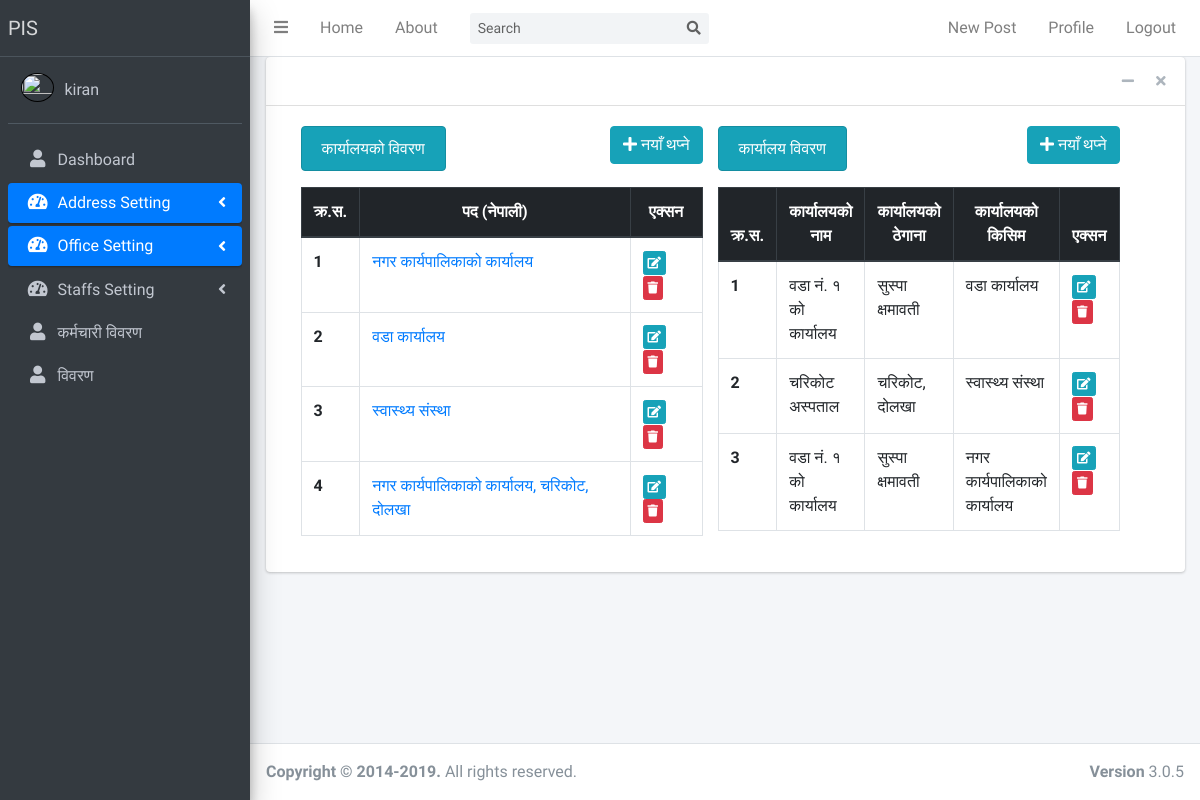
The app's page /allofficedata/list (signed in), older data.
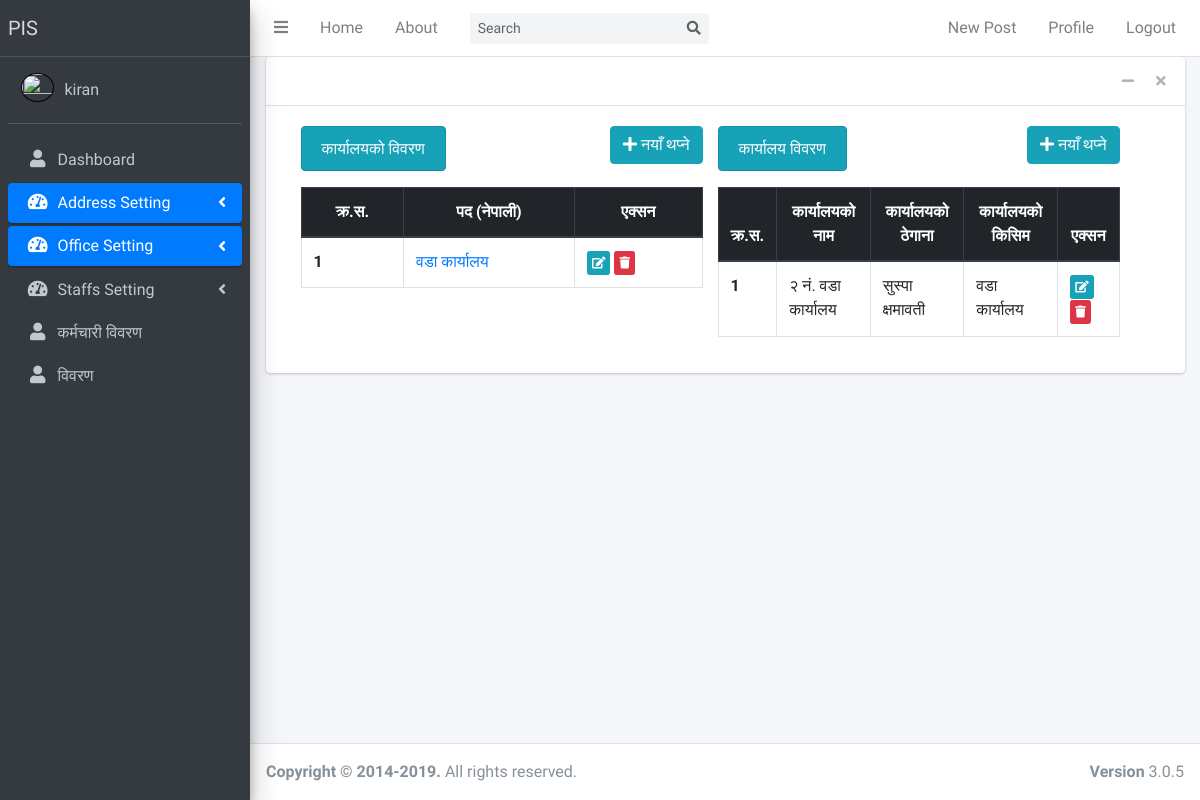
The same page, newer data.
### officedata/models.py (models this page shows, shortened)
class Officetype(models.Model):
    officetype_nepali = models.CharField(max_length=70, verbose_name="कार्यालयको किसिम")
    officetype_english = models.CharField(max_length=70, verbose_name="Office Type")
    created_by = models.ForeignKey(User, on_delete=models.CASCADE)
    created_date = models.DateTimeField(default=timezone.now)
    def __str__(self):
        return self.officetype_nepali

class Office(models.Model):
    WARD_NO = (
        ("१", "१"),
        ("२", "२"),
        ("३", "३"),
        ("४", "४"),
        ("५", "५"),
        ("६", "६"),
        ("७", "७"),
        ("८", "८"),
        ("९", "९"),
    )
    officename_nepali = models.CharField(max_length=100, verbose_name="कार्यालयको नाम")
    officename_english = models.CharField(max_length=100, verbose_name="Office Name")
    officeaddress = models.CharField(max_length=100, verbose_name="कार्यालयको ठेगाना")
    officetype = models.ForeignKey(Officetype, on_delete=models.CASCADE, null=True, verbose_name="कार्यालयको प्रकार")
    office_wardno = models.CharField(max_length=1, choices=WARD_NO, default=1, verbose_name="वडा नं.")
    created_by = models.ForeignKey(User, on_delete=models.CASCADE)
    created_date = models.DateTimeField(default=timezone.now)

### officedata/views.py (the view)
# urls.py: path('allofficedata/list', AllOfficedataView.as_view(), name='allofficedata-list'),
class AllOfficedataView(LoginRequiredMixin, UserAccessMixin, ListView):
    permission_required = ('officedata.view_office', 'officedata.view_officetype')
    template_name = 'officedata/allofficedata_list.html'
    queryset = Officetype.objects.all()
    def get_context_data(self, **kwargs):
        context = super(AllOfficedataView, self).get_context_data(**kwargs)
        context['office_list'] = Office.objects.all()
        context['officetype_list'] = self.queryset
        return context

### officedata/views.py (called while the page is built)
    def dispatch(self, request, *args, **kwargs):
        if(not self.request.user.is_authenticated):
            return redirect_to_login(self.request.get_full_path(), self.get_login_url(), self.get_redirect_field_name())
        if not self.has_permission():
            return redirect('/')
        return super(UserAccessMixin, self).dispatch(request, *args, **kwargs)

### officedata/templates/officedata/allofficedata_list.html
{% extends "blog/base.html" %}
{% load crispy_forms_tags %}
{% block content %}
<div class="row container">
    <div class="col-md-6">
        <div class="d-flex justify-content-between">
            <div><h6 class="text-center alert alert-info">कार्यालयको विवरण</h6></div>
            <div>
                <a href="{% url 'officetype-create' %}" class="btn btn-info btn-bg">
                    <i class="fas fa-plus"></i> नयाँ थप्ने
                </a>
            </div>
        </div>
        <table class="table table-hover table-bordered">
            <thead class="text-center thead-dark">
            <tr>
                <th scope="col">क्र.स.</th>
                <th scope="col">पद (नेपाली)</th>
                <th scope="col">एक्सन</th>
            </tr>
            </thead>
            <tbody>
            {% for officetype in officetype_list %}
            <tr>
                <th scope="row">{{ forloop.counter }}</th>
                <td><a href="#">{{ officetype.officetype_nepali }}</a></td>
                <td>
                    <a href="{% url 'officetype-update' officetype.id %}" class="btn btn-info btn-xs">
                        <i class="fas fa-edit"></i>
                    </a>
                    <a href="{% url 'officetype-delete' officetype.id %}" class="btn btn-danger btn-xs">
                        <i class="fas fa-trash"></i>
                    </a>
                </td>
            </tr>
            {% endfor %}
            </tbody>
        </table>
    </div>
    <div class="col-md-6">
        <div class="d-flex justify-content-between">
            <div><h6 class="text-center alert alert-info">कार्यालय विवरण</h6></div>
            <div>
                <a href="{% url 'office-create' %}" class="btn btn-info btn-bg">
                    <i class="fas fa-plus"></i> नयाँ थप्ने
                </a>
            </div>
        </div>
        <table class="table table-hover table-bordered">
            <thead class="text-center thead-dark">
            <tr>
                <th scope="col">क्र.स.</th>
                <th scope="col">कार्यालयको नाम</th>
                <th scope="col">कार्यालयको ठेगाना</th>
                <th scope="col">कार्यालयको किसिम</th>
                <th scope="col">एक्सन</th>
            </tr>
            </thead>
            <tbody>
            {% for office in office_list %}
            <tr>
                <th scope="row">{{ forloop.counter }}</th>
                <td>{{ office.officename_nepali }}</td>
                <td>{{ office.officeaddress }}</td>
                <td>{{ office.officetype }}</td>
                <td>
                    <a href="{% url 'office-update' office.id %}" class="btn btn-info btn-xs">
                        <i class="fas fa-edit"></i>
                    </a>
                    <a href="{% url 'office-delete' office.id %}" class="btn btn-danger btn-xs">
                        <i class="fas fa-trash"></i>
                    </a>
                </td>
            </tr>
            {% endfor %}
            </tbody>
        </table>
    </div>
</div>
{% endblock content %}

Row changes from the older to the newer data that the page shows:
removed Officetype: officetype_nepali "नगर कार्यपालिकाको कार्यालय"
removed Officetype: officetype_nepali "स्वास्थ्य संस्था"
removed Officetype: officetype_nepali "नगर कार्यपालिकाको कार्यालय, चरिकोट, दोलखा"
removed Office: officename_nepali "वडा नं. १ को कार्यालय", officeaddress "सुस्पा क्षमावती", officetype "वडा कार्यालय"
removed Office: officename_nepali "चरिकोट अस्पताल", officeaddress "चरिकोट, दोलखा", officetype "स्वास्थ्य संस्था"
removed Office: officename_nepali "वडा नं. १ को कार्यालय", officeaddress "सुस्पा क्षमावती", officetype "नगर कार्यपालिकाको कार्यालय"
added Office: officename_nepali "२ नं. वडा कार्यालय", officeaddress "सुस्पा क्षमावती", officetype "वडा कार्यालय"
